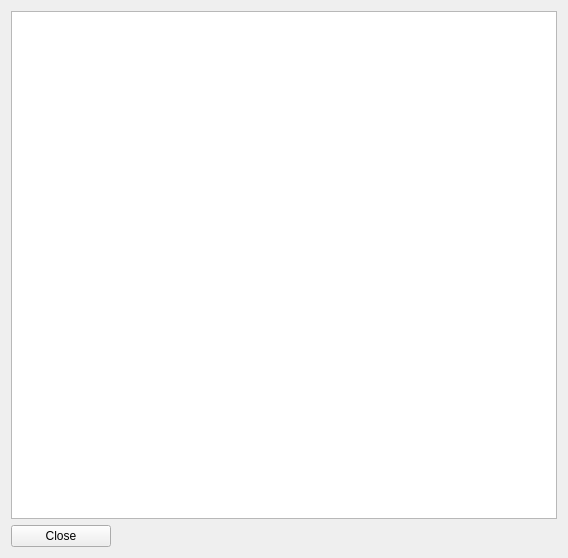
<?xml version="1.0" encoding="UTF-8"?>
<ui version="4.0">
 <author>Ten Borba</author>
 <class>ValidationHistory</class>
 <widget class="QWidget" name="ValidationHistory">
  <property name="windowModality">
   <enum>Qt::ApplicationModal</enum>
  </property>
  <property name="geometry">
   <rect>
    <x>0</x>
    <y>0</y>
    <width>568</width>
    <height>558</height>
   </rect>
  </property>
  <property name="sizePolicy">
   <sizepolicy hsizetype="Preferred" vsizetype="Preferred">
    <horstretch>0</horstretch>
    <verstretch>0</verstretch>
   </sizepolicy>
  </property>
  <property name="minimumSize">
   <size>
    <width>0</width>
    <height>0</height>
   </size>
  </property>
  <property name="maximumSize">
   <size>
    <width>1000</width>
    <height>1000</height>
   </size>
  </property>
  <property name="windowTitle">
   <string>Validation History</string>
  </property>
  <layout class="QGridLayout" name="gridLayout">
   <item row="0" column="0">
    <widget class="QTableView" name="tableView">
     <property name="contextMenuPolicy">
      <enum>Qt::CustomContextMenu</enum>
     </property>
     <property name="acceptDrops">
      <bool>false</bool>
     </property>
     <property name="editTriggers">
      <set>QAbstractItemView::NoEditTriggers</set>
     </property>
     <property name="selectionMode">
      <enum>QAbstractItemView::SingleSelection</enum>
     </property>
     <property name="selectionBehavior">
      <enum>QAbstractItemView::SelectRows</enum>
     </property>
     <attribute name="horizontalHeaderDefaultSectionSize">
      <number>60</number>
     </attribute>
    </widget>
   </item>
   <item row="1" column="0">
    <widget class="QPushButton" name="closePushButton">
     <property name="sizePolicy">
      <sizepolicy hsizetype="Fixed" vsizetype="Fixed">
       <horstretch>0</horstretch>
       <verstretch>0</verstretch>
      </sizepolicy>
     </property>
     <property name="minimumSize">
      <size>
       <width>100</width>
       <height>0</height>
      </size>
     </property>
     <property name="text">
      <string>Close</string>
     </property>
    </widget>
   </item>
  </layout>
 </widget>
 <resources/>
 <connections/>
 <slots>
  <signal>signal1()</signal>
  <slot>carregaSpatialite()</slot>
 </slots>
</ui>
